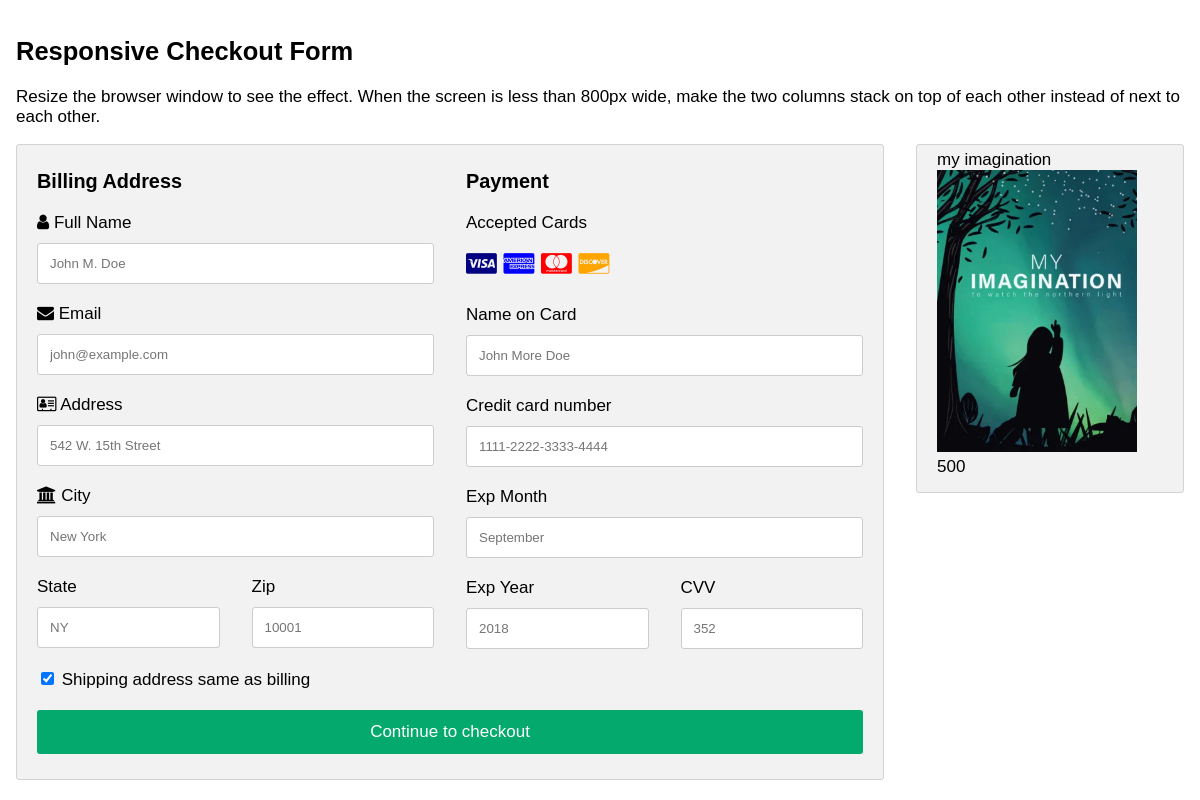
/orders/add/22 (signed in), run on the app's committed database.
### ecommweb/models.py (models this page shows, shortened)
class Carts(models.Model):
    product=models.ForeignKey(Products,on_delete=models.CASCADE)
    user=models.ForeignKey(User,on_delete=models.CASCADE)
    created_date=models.DateTimeField(auto_now_add=True)
    options=(
        ("in-cart","in-cart"),
        ("order-placed","order-placed"),
        ("cancelled","cancelled")
    )
    status=models.CharField(max_length=200,choices=options,default="in-cart")
    qty=models.PositiveIntegerField(default=1)

class Products(models.Model):
    product_name=models.CharField(max_length=200)
    category=models.ForeignKey(Category,on_delete=models.CASCADE)
    description=models.CharField(max_length=200)
    price=models.PositiveIntegerField()
    is_active=models.BooleanField(default=True)
    image=models.ImageField(upload_to="images",null=True,blank=True)

### customer/views.py (the view, shortened to what this page needs)
# urls.py: path('orders/add/<int:id>',views.MakeOrderView.as_view(),name='create-order'),
@method_decorator(signin_requird,name="dispatch")
class MakeOrderView(View):
    def get(self,request,*arg,**kwargs):
        id=kwargs.get("id")
        qs=Carts.objects.get(id=id)
        return render(request,"checkout.html",{"cart":qs})

### customer/context_processor.py (called while the page is built)
def cart_count(request):
    if request.user.is_authenticated:
        cnt=Carts.objects.filter(user=request.user,status="in-cart").count
    else:
        cnt=0
    return {"count":cnt}

### customer/views.py (called while the page is built)
def signin_requird(fn):
    def wrapper(request,*args,**kwargs):
        if not request.user.is_authenticated:
            messages.error(request,"Invalid session, Not LogedIn")
            return redirect("signin")
        else:
            return fn(request,*args,**kwargs)
    return wrapper

### customer/templates/checkout.html (shortened to what this page needs)
<!DOCTYPE html>
<html>
<head>
    <link rel="stylesheet" href="https://cdnjs.cloudflare.com/ajax/libs/font-awesome/4.7.0/css/font-awesome.min.css">
</head>
<body>
    <h2>Responsive Checkout Form</h2>
    <p>Resize the browser window to see the effect. When the screen is less than 800px wide, make the two columns stack
        on top of each other instead of next to each other.</p>
    <div class="row">
        <div class="col-75">
            <div class="container">
                <form action="" method="post">
                    <div class="row">
                        <div class="col-50">
                            <h3>Billing Address</h3>
                            <label for="fname"><i class="fa fa-user"></i> Full Name</label>
                            <input type="text" id="fname" name="firstname" placeholder="John M. Doe">
                            <label for="email"><i class="fa fa-envelope"></i> Email</label>
                            <input type="text" id="email" name="email" placeholder="john@example.com">
                            <label for="adr"><i class="fa fa-address-card-o"></i> Address</label>
                            <input type="text" id="adr" name="address" placeholder="542 W. 15th Street">
                            <label for="city"><i class="fa fa-institution"></i> City</label>
                            <input type="text" id="city" name="city" placeholder="New York">
                            <div class="row">
                                <div class="col-50">
                                    <label for="state">State</label>
                                    <input type="text" id="state" name="state" placeholder="NY">
                                </div>
                                <div class="col-50">
                                    <label for="zip">Zip</label>
                                    <input type="text" id="zip" name="zip" placeholder="10001">
                                </div>
                            </div>
                        </div>
                        <div class="col-50">
                            <h3>Payment</h3>
                            <label for="fname">Accepted Cards</label>
                            <div class="icon-container">
                                <i class="fa fa-cc-visa" style="color:navy;"></i>
                                <i class="fa fa-cc-amex" style="color:blue;"></i>
                                <i class="fa fa-cc-mastercard" style="color:red;"></i>
                                <i class="fa fa-cc-discover" style="color:orange;"></i>
                            </div>
                            <label for="cname">Name on Card</label>
                            <input type="text" id="cname" name="cardname" placeholder="John More Doe">
                            <label for="ccnum">Credit card number</label>
                            <input type="text" id="ccnum" name="cardnumber" placeholder="1111-2222-3333-4444">
                            <label for="expmonth">Exp Month</label>
                            <input type="text" id="expmonth" name="expmonth" placeholder="September">
                            <div class="row">
                                <div class="col-50">
                                    <label for="expyear">Exp Year</label>
                                    <input type="text" id="expyear" name="expyear" placeholder="2018">
                                </div>
                                <div class="col-50">
                                    <label for="cvv">CVV</label>
                                    <input type="text" id="cvv" name="cvv" placeholder="352">
                                </div>
                            </div>
                        </div>
                    </div>
                    <label>
                        <input type="checkbox" checked="checked" name="sameadr"> Shipping address same as billing
                    </label>
                    <input type="submit" value="Continue to checkout" class="btn">
                </form>
            </div>
        </div>
        <div class="col-25">
            <div class="container">
                {{cart.product.product_name}}
                {%if cart.product.image%}
                <img src="{{cart.product.image.url}}" alt="" width="200px">
                {%endif%}
                {{cart.product.price}}
            </div>
        </div>
    </div>
</body>
</html>

### customer/templates/checkout.html (style rules this page uses)
body { font-family: Arial; font-size: 17px; padding: 8px; }
* { box-sizing: border-box; }
.row { display: -ms-flexbox; display: flex; -ms-flex-wrap: wrap; flex-wrap: wrap; margin: 0 -16px; }
.col-25 { -ms-flex: 25%; flex: 25%; }
.col-50 { -ms-flex: 50%; flex: 50%; }
.col-75 { -ms-flex: 75%; flex: 75%; }
.col-25, .col-50, .col-75 { padding: 0 16px; }
.container { background-color: #f2f2f2; padding: 5px 20px 15px 20px; border: 1px solid lightgrey; border-radius: 3px; }
input[type=text] { width: 100%; margin-bottom: 20px; padding: 12px; border: 1px solid #ccc; border-radius: 3px; }
label { margin-bottom: 10px; display: block; }
.icon-container { margin-bottom: 20px; padding: 7px 0; font-size: 24px; }
.btn { background-color: #04AA6D; color: white; padding: 12px; margin: 10px 0; border: none; width: 100%; border-radius: 3px; cursor: pointer; font-size: 17px; }

### data on the page
Carts: product.product_name "my imagination", product.image (picture), product.price "500"
